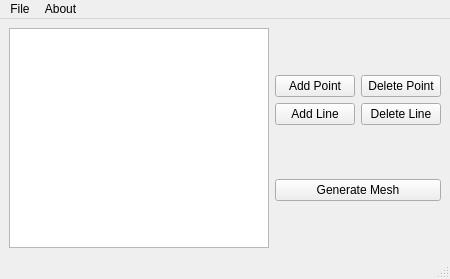
<?xml version="1.0" encoding="UTF-8"?>
<ui version="4.0">
 <class>MainWindow</class>
 <widget class="QMainWindow" name="MainWindow">
  <property name="geometry">
   <rect>
    <x>0</x>
    <y>0</y>
    <width>450</width>
    <height>279</height>
   </rect>
  </property>
  <property name="sizePolicy">
   <sizepolicy hsizetype="Minimum" vsizetype="Preferred">
    <horstretch>0</horstretch>
    <verstretch>0</verstretch>
   </sizepolicy>
  </property>
  <property name="windowTitle">
   <string>SpiderMesh2D</string>
  </property>
  <widget class="QWidget" name="centralwidget">
   <layout class="QHBoxLayout" name="horizontalLayout">
    <item>
     <widget class="MeshView" name="renderArea"/>
    </item>
    <item>
     <layout class="QVBoxLayout" name="verticalLayout">
      <item>
       <spacer name="verticalSpacer">
        <property name="orientation">
         <enum>Qt::Orientation::Vertical</enum>
        </property>
        <property name="sizeHint" stdset="0">
         <size>
          <width>20</width>
          <height>40</height>
         </size>
        </property>
       </spacer>
      </item>
      <item>
       <layout class="QGridLayout" name="gridLayout">
        <item row="0" column="0">
         <widget class="QPushButton" name="btnAddPoint">
          <property name="sizePolicy">
           <sizepolicy hsizetype="Minimum" vsizetype="Fixed">
            <horstretch>0</horstretch>
            <verstretch>0</verstretch>
           </sizepolicy>
          </property>
          <property name="text">
           <string>Add Point</string>
          </property>
         </widget>
        </item>
        <item row="0" column="1">
         <widget class="QPushButton" name="btnDeletePoint">
          <property name="sizePolicy">
           <sizepolicy hsizetype="Minimum" vsizetype="Fixed">
            <horstretch>0</horstretch>
            <verstretch>0</verstretch>
           </sizepolicy>
          </property>
          <property name="text">
           <string>Delete Point</string>
          </property>
         </widget>
        </item>
        <item row="1" column="0">
         <widget class="QPushButton" name="btnAddLine">
          <property name="sizePolicy">
           <sizepolicy hsizetype="Minimum" vsizetype="Fixed">
            <horstretch>0</horstretch>
            <verstretch>0</verstretch>
           </sizepolicy>
          </property>
          <property name="text">
           <string>Add Line</string>
          </property>
         </widget>
        </item>
        <item row="1" column="1">
         <widget class="QPushButton" name="btnDeleteLine">
          <property name="sizePolicy">
           <sizepolicy hsizetype="Minimum" vsizetype="Fixed">
            <horstretch>0</horstretch>
            <verstretch>0</verstretch>
           </sizepolicy>
          </property>
          <property name="text">
           <string>Delete Line</string>
          </property>
         </widget>
        </item>
       </layout>
      </item>
      <item>
       <spacer name="verticalSpacer_2">
        <property name="orientation">
         <enum>Qt::Orientation::Vertical</enum>
        </property>
        <property name="sizeHint" stdset="0">
         <size>
          <width>20</width>
          <height>40</height>
         </size>
        </property>
       </spacer>
      </item>
      <item>
       <widget class="QPushButton" name="btnGenerateMesh">
        <property name="sizePolicy">
         <sizepolicy hsizetype="Minimum" vsizetype="Fixed">
          <horstretch>0</horstretch>
          <verstretch>0</verstretch>
         </sizepolicy>
        </property>
        <property name="text">
         <string>Generate Mesh</string>
        </property>
       </widget>
      </item>
      <item>
       <spacer name="verticalSpacer_3">
        <property name="orientation">
         <enum>Qt::Orientation::Vertical</enum>
        </property>
        <property name="sizeHint" stdset="0">
         <size>
          <width>20</width>
          <height>40</height>
         </size>
        </property>
       </spacer>
      </item>
     </layout>
    </item>
   </layout>
  </widget>
  <widget class="QMenuBar" name="menubar">
   <property name="geometry">
    <rect>
     <x>0</x>
     <y>0</y>
     <width>450</width>
     <height>19</height>
    </rect>
   </property>
   <widget class="QMenu" name="menuAbout">
    <property name="title">
     <string>About</string>
    </property>
    <addaction name="actionAbout_Application"/>
    <addaction name="actionAbout_Qt6"/>
   </widget>
   <widget class="QMenu" name="menuFile">
    <property name="title">
     <string>File</string>
    </property>
    <addaction name="actionOpen"/>
    <addaction name="actionExport_Mesh"/>
   </widget>
   <addaction name="menuFile"/>
   <addaction name="menuAbout"/>
  </widget>
  <widget class="QStatusBar" name="statusbar"/>
  <action name="actionAbout_Application">
   <property name="icon">
    <iconset theme="QIcon::ThemeIcon::HelpAbout"/>
   </property>
   <property name="text">
    <string>About this Application</string>
   </property>
   <property name="toolTip">
    <string>About Application</string>
   </property>
  </action>
  <action name="actionAbout_Qt6">
   <property name="icon">
    <iconset theme="QIcon::ThemeIcon::HelpAbout"/>
   </property>
   <property name="text">
    <string>About Qt6</string>
   </property>
  </action>
  <action name="actionOpen">
   <property name="icon">
    <iconset theme="QIcon::ThemeIcon::DocumentOpen"/>
   </property>
   <property name="text">
    <string>&amp;Open</string>
   </property>
  </action>
  <action name="actionExport_Mesh">
   <property name="icon">
    <iconset theme="QIcon::ThemeIcon::DocumentSave"/>
   </property>
   <property name="text">
    <string>Export Mesh</string>
   </property>
  </action>
 </widget>
 <customwidgets>
  <customwidget>
   <class>MeshView</class>
   <extends>QGraphicsView</extends>
   <header location="global">meshview.h</header>
  </customwidget>
 </customwidgets>
 <resources/>
 <connections/>
</ui>
